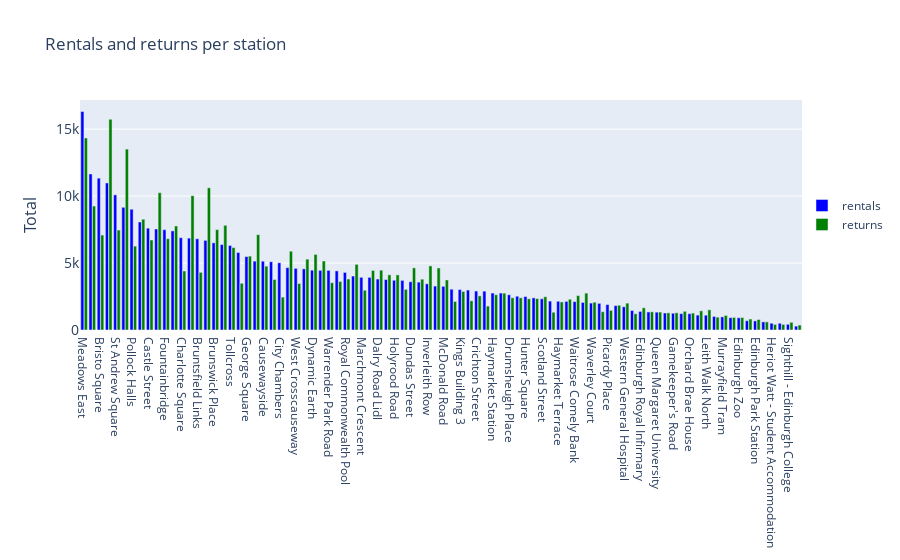

The notebook cell saved with this chart:
### Markdown cell above
## Identification of the busiest stations (in observed timespan)

### Code cell
fig = go.Figure()
fig.add_trace(go.Bar(
    x=df_mobility["station_name"], 
    y = df_mobility["num_of_rentals"], 
    marker_color="blue", 
    name = "rentals"))
                     
fig.add_trace(go.Bar(
    x=df_mobility["station_name"], 
    y = df_mobility["num_of_returns"], 
    marker_color="green", 
    name = "returns"))                     
            
fig.update_layout(
    title='Rentals and returns per station',
    xaxis_tickfont_size=12,
    yaxis=dict(
        title='Total',
        titlefont_size=16,
        tickfont_size=14,
    ),
    legend=dict(
        x=1,
        y=0.5,
    ),
    barmode='group',
    bargap=0.15, 
    bargroupgap=0.1 
)
fig.show()

# Chart is interactive, can be zoomed in

### Figure 1 — Plotly figure (JSON) as saved in the notebook; plotly's stock layout.template omitted (floating-point values rounded to 4 significant figures)
{"data": [{"marker": {"color": "blue"}, "name": "rentals", "type": "bar", "x": ["Meadows East", "Meadow Place", "Bristo Square", "Portobello - Kings Road", "St Andrew Square", "Victoria Quay", "Pollock Halls", "Dundee Terrace", "Castle Street", "Canonmills", "Fountainbridge", "Waverley Bridge", "Charlotte Square", "Leith Walk", "Bruntsfield Links", "Duke Street", "Brunswick Place", "Cramond Foreshore", "Tollcross", "Lauriston Place", "George Square", "Stockbridge", "Causewayside", "Lothian Road", "City Chambers", "South Trinity Road", "West Crosscauseway", "Morningside Road", "Dynamic Earth", "Abbeyhill", "Warrender Park Road", "Castle Terrace", "Royal Commonwealth Pool", "Hillside Crescent", "Marchmont Crescent", "Kings Building 2", "Dalry Road Lidl", "Boroughmuir", "Holyrood Road", "EICC", "Dundas Street", "East London Street", "Inverleith Row", "Comely Bank Road", "McDonald Road", "Surgeons Hall", "Kings Building 3", "Colinton Road", "Crichton Street", "St Andrews House", "Haymarket Station", "Grassmarket", "Drumsheugh Place", "Gladstone Terrace", "Hunter Square", "Simon Square", "Scotland Street", "Chambers Street", "Haymarket Terrace", "Wester Coates Terrace", "Waitrose Comely Bank", "Meggetland", "Waverley Court", "Thirlestane Road", "Picardy Place", "Kings Buildings 1", "Western General Hospital", "Waverley Station", "Edinburgh Royal Infirmary", "Pleasance Courtyard", "Queen Margaret University", "Kings Buildings - Murchison House", "Gamekeeper's Road", "Dean Street", "Orchard Brae House", "Milton Road - Edinburgh College", "Leith Walk North", "Belford Road", "Murrayfield Tram", "Heriot Watt - Edinburgh Business School", "Edinburgh Zoo", "Musselburgh Lidl", "Edinburgh Park Station", "Ellersly Road", "Heriot Watt - Student Accommodation", "Royal Edinburgh Hospital", "Sighthill - Edinburgh College", "Musselburgh Brunton Hall"], "y": [16317, 11656, 11338, 10981, 10092, 9162, 9020, 8066, 7605, 7544, 7491, 7400, 6892, 6861, 6811, 6693, 6511, 6382, 6309, 5786, 5485, 5144, 5138, 5097, 5021, 4657, 4601, 4566, 4466, 4454, 4454, 4415, 4300, 4029, 3935, 3930, 3803, 3768, 3716, 3705, 3604, 3576, 3447, 3281, 3261, 3047, 3020, 2984, 2909, 2901, 2761, 2759, 2630, 2523, 2501, 2401, 2330, 2158, 2144, 2137, 2121, 2058, 2010, 1989, 1898, 1823, 1735, 1455, 1387, 1349, 1332, 1271, 1252, 1224, 1218, 1112, 1106, 1011, 980, 919, 912, 694, 681, 607, 507, 505, 425, 290]}, {"marker": {"color": "green"}, "name": "returns", "type": "bar", "x": ["Meadows East", "Meadow Place", "Bristo Square", "Portobello - Kings Road", "St Andrew Square", "Victoria Quay", "Pollock Halls", "Dundee Terrace", "Castle Street", "Canonmills", "Fountainbridge", "Waverley Bridge", "Charlotte Square", "Leith Walk", "Bruntsfield Links", "Duke Street", "Brunswick Place", "Cramond Foreshore", "Tollcross", "Lauriston Place", "George Square", "Stockbridge", "Causewayside", "Lothian Road", "City Chambers", "South Trinity Road", "West Crosscauseway", "Morningside Road", "Dynamic Earth", "Abbeyhill", "Warrender Park Road", "Castle Terrace", "Royal Commonwealth Pool", "Hillside Crescent", "Marchmont Crescent", "Kings Building 2", "Dalry Road Lidl", "Boroughmuir", "Holyrood Road", "EICC", "Dundas Street", "East London Street", "Inverleith Row", "Comely Bank Road", "McDonald Road", "Surgeons Hall", "Kings Building 3", "Colinton Road", "Crichton Street", "St Andrews House", "Haymarket Station", "Grassmarket", "Drumsheugh Place", "Gladstone Terrace", "Hunter Square", "Simon Square", "Scotland Street", "Chambers Street", "Haymarket Terrace", "Wester Coates Terrace", "Waitrose Comely Bank", "Meggetland", "Waverley Court", "Thirlestane Road", "Picardy Place", "Kings Buildings 1", "Western General Hospital", "Waverley Station", "Edinburgh Royal Infirmary", "Pleasance Courtyard", "Queen Margaret University", "Kings Buildings - Murchison House", "Gamekeeper's Road", "Dean Street", "Orchard Brae House", "Milton Road - Edinburgh College", "Leith Walk North", "Belford Road", "Murrayfield Tram", "Heriot Watt - Edinburgh Business School", "Edinburgh Zoo", "Musselburgh Lidl", "Edinburgh Park Station", "Ellersly Road", "Heriot Watt - Student Accommodation", "Royal Edinburgh Hospital", "Sighthill - Edinburgh College", "Musselburgh Brunton Hall"], "y": [14341, 9255, 7090, 15734, 7465, 13507, 6263, 8272, 6722, 10254, 6817, 7768, 4407, 10033, 4305, 10618, 7497, 7819, 6154, 3490, 5517, 7119, 4769, 3772, 2458, 5882, 3471, 5290, 5645, 5152, 3532, 3624, 3811, 4903, 2969, 4445, 4467, 4120, 4118, 3035, 4639, 3796, 4788, 4632, 3736, 2131, 2877, 2181, 2549, 1787, 2633, 2751, 2410, 2407, 2332, 2348, 2482, 1327, 2098, 2295, 2572, 2755, 2075, 1366, 1468, 1849, 2006, 1216, 1659, 1358, 1341, 1283, 1286, 1394, 1263, 1432, 1508, 959, 1087, 940, 930, 821, 785, 606, 415, 418, 576, 369]}], "layout": {"bargap": 0.15, "bargroupgap": 0.1, "barmode": "group", "legend": {"x": 1, "y": 0.5}, "title": {"text": "Rentals and returns per station"}, "xaxis": {"tickfont": {"size": 12}}, "yaxis": {"tickfont": {"size": 14}, "title": {"font": {"size": 16}, "text": "Total"}}}}
